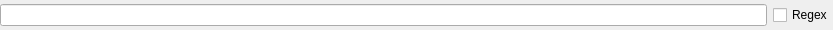
<?xml version="1.0" encoding="UTF-8"?>
<ui version="4.0">
 <class>Form</class>
 <widget class="QWidget" name="Form">
  <property name="geometry">
   <rect>
    <x>0</x>
    <y>0</y>
    <width>833</width>
    <height>30</height>
   </rect>
  </property>
  <property name="windowTitle">
   <string>Form</string>
  </property>
  <layout class="QVBoxLayout" name="verticalLayout">
   <property name="margin">
    <number>0</number>
   </property>
   <item>
    <layout class="QHBoxLayout" name="horizontalLayout_2" stretch="0,0">
     <item>
      <widget class="QLineEdit" name="text_edit"/>
     </item>
     <item>
      <widget class="QCheckBox" name="regex_check_box">
       <property name="toolTip">
        <string>Toggle Regular Expressions</string>
       </property>
       <property name="text">
        <string>Regex</string>
       </property>
      </widget>
     </item>
    </layout>
   </item>
  </layout>
 </widget>
 <resources/>
 <connections/>
</ui>
